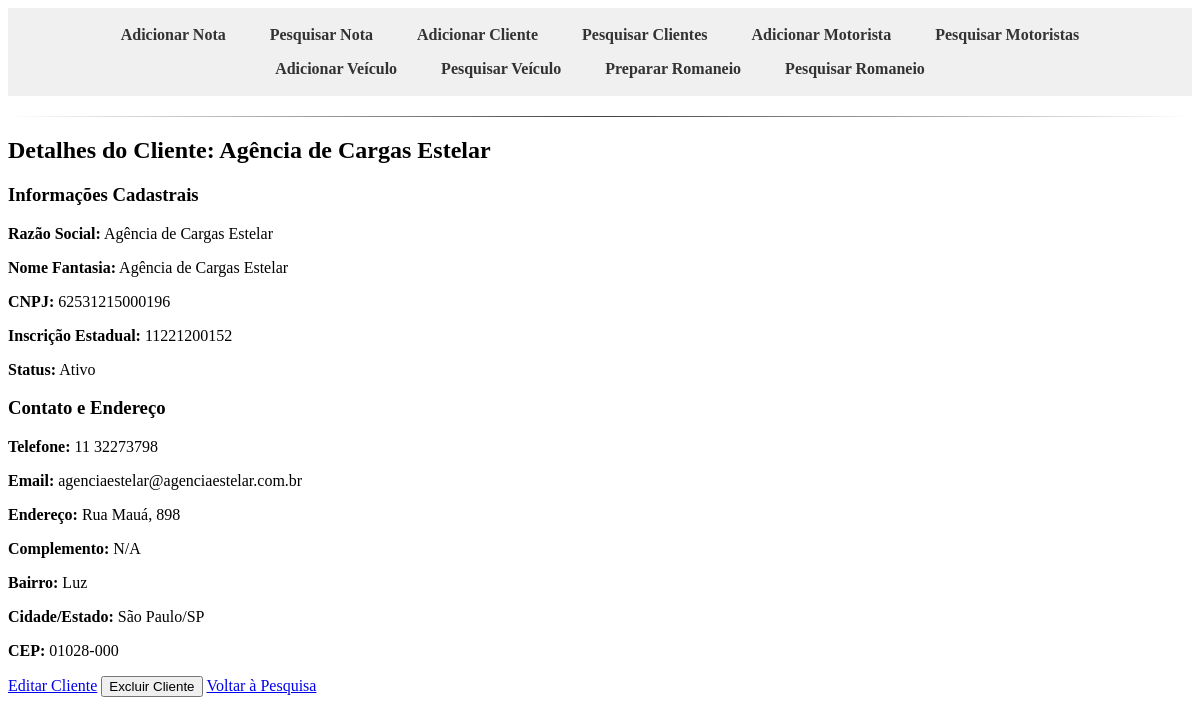
The app's page /notas/clientes/1/detalhes/, older data.
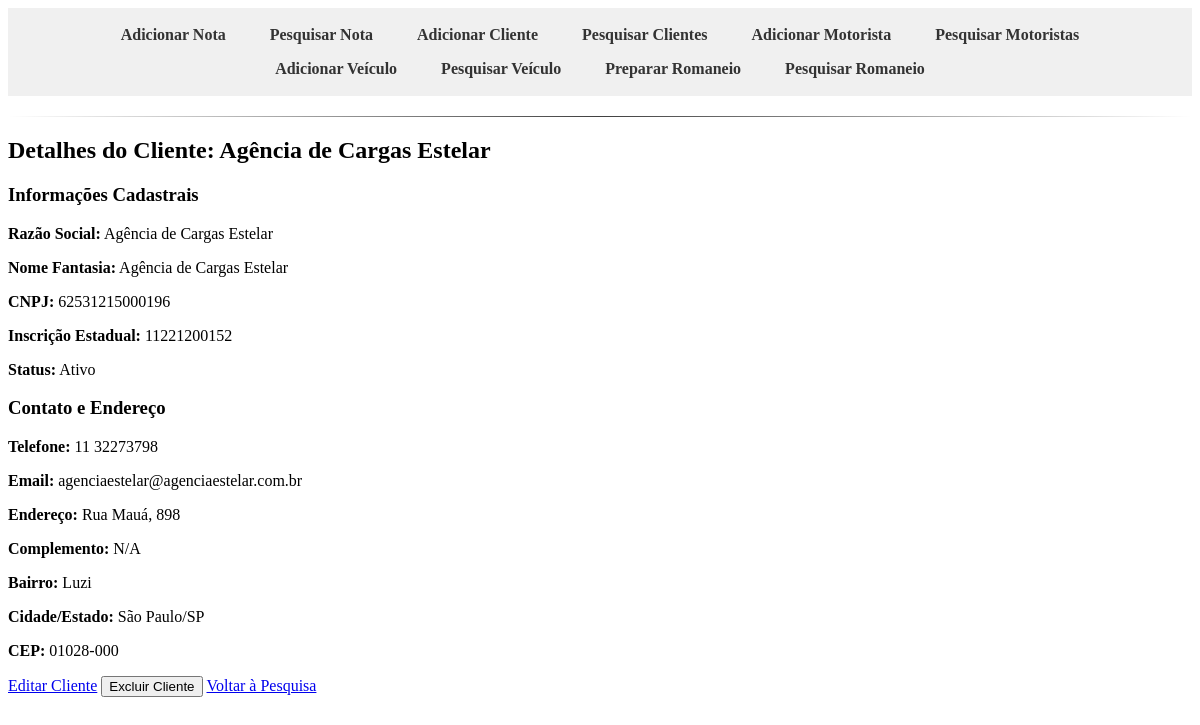
The same page, newer data.
### notas/models.py (models this page shows, shortened)
class Cliente(models.Model):
    razao_social = models.CharField(max_length=255, unique=True, verbose_name="Razão Social") # Adicionado unique=True
    cnpj = models.CharField(max_length=18, unique=True, blank=True, null=True, verbose_name="CNPJ")
    nome_fantasia = models.CharField(max_length=255, blank=True, null=True, verbose_name="Nome Fantasia")
    inscricao_estadual = models.CharField(max_length=20, blank=True, null=True, verbose_name="Inscrição Estadual")
    endereco = models.CharField(max_length=255, blank=True, null=True, verbose_name="Endereço")
    numero = models.CharField(max_length=10, blank=True, null=True, verbose_name="Número")
    complemento = models.CharField(max_length=255, blank=True, null=True, verbose_name="Complemento")
    bairro = models.CharField(max_length=100, blank=True, null=True, verbose_name="Bairro")
    cidade = models.CharField(max_length=100, blank=True, null=True, verbose_name="Cidade")
    estado = models.CharField(max_length=2, blank=True, null=True, verbose_name="Estado (UF)")
    cep = models.CharField(max_length=9, blank=True, null=True, verbose_name="CEP")
    telefone = models.CharField(max_length=20, blank=True, null=True, verbose_name="Telefone")
    email = models.EmailField(blank=True, null=True, verbose_name="Email")
    STATUS_CHOICES = [
        ('Ativo', 'Ativo'),
        ('Inativo', 'Inativo'),
    ]
    status = models.CharField(max_length=10, choices=STATUS_CHOICES, default='Ativo', verbose_name="Status")
    class Meta:
        verbose_name = "Cliente"
        verbose_name_plural = "Clientes"
        ordering = ['razao_social']

### notas/views.py (the view)
# urls.py: path('clientes/<int:pk>/detalhes/', views.detalhes_cliente, name='detalhes_cliente'),
def detalhes_cliente(request, pk):
    cliente = get_object_or_404(Cliente, pk=pk)
    context = {
        'cliente': cliente,
    }
    return render(request, 'notas/detalhes_cliente.html', context)

### notas/templates/notas/detalhes_cliente.html (shortened to what this page needs)
{% extends 'base.html' %}
{% block content %}
<div class="container mt-4">
    <h2>Detalhes do Cliente: {{ cliente.razao_social }}</h2>
    <div class="card card-body mb-4">
        <h3>Informações Cadastrais</h3>
        <p><strong>Razão Social:</strong> {{ cliente.razao_social }}</p>
        <p><strong>Nome Fantasia:</strong> {{ cliente.nome_fantasia|default:"N/A" }}</p>
        <p><strong>CNPJ:</strong> {{ cliente.cnpj }}</p>
        <p><strong>Inscrição Estadual:</strong> {{ cliente.inscricao_estadual|default:"N/A" }}</p>
        <p><strong>Status:</strong> {{ cliente.get_status_display }}</p>
    </div>
    <div class="card card-body mb-4">
        <h3>Contato e Endereço</h3>
        <p><strong>Telefone:</strong> {{ cliente.telefone|default:"N/A" }}</p>
        <p><strong>Email:</strong> {{ cliente.email|default:"N/A" }}</p>
        <p><strong>Endereço:</strong> {{ cliente.endereco|default:"N/A" }}, {{ cliente.numero|default:"S/N" }}</p>
        <p><strong>Complemento:</strong> {{ cliente.complemento|default:"N/A" }}</p>
        <p><strong>Bairro:</strong> {{ cliente.bairro|default:"N/A" }}</p>
        <p><strong>Cidade/Estado:</strong> {{ cliente.cidade|default:"N/A" }}/{{ cliente.estado|default:"N/A" }}</p>
        <p><strong>CEP:</strong> {{ cliente.cep|default:"N/A" }}</p>
    </div>
    <div class="mt-4">
        <a href="{% url 'notas:editar_cliente' cliente.pk %}" class="btn btn-warning me-2">Editar Cliente</a>
        <form action="{% url 'notas:excluir_cliente' cliente.pk %}" method="post" style="display:inline;" onsubmit="return confirm('Tem certeza que deseja excluir este cliente?');">
            <button type="submit" class="btn btn-danger me-2">Excluir Cliente</button>
        </form>
        <a href="{% url 'notas:listar_clientes' %}" class="btn btn-secondary">Voltar à Pesquisa</a>
    </div>
</div>
{% endblock %}

Row changes from the older to the newer data that the page shows:
changed Cliente "Agência de Cargas Estelar": bairro "Luz" → "Luzi"
